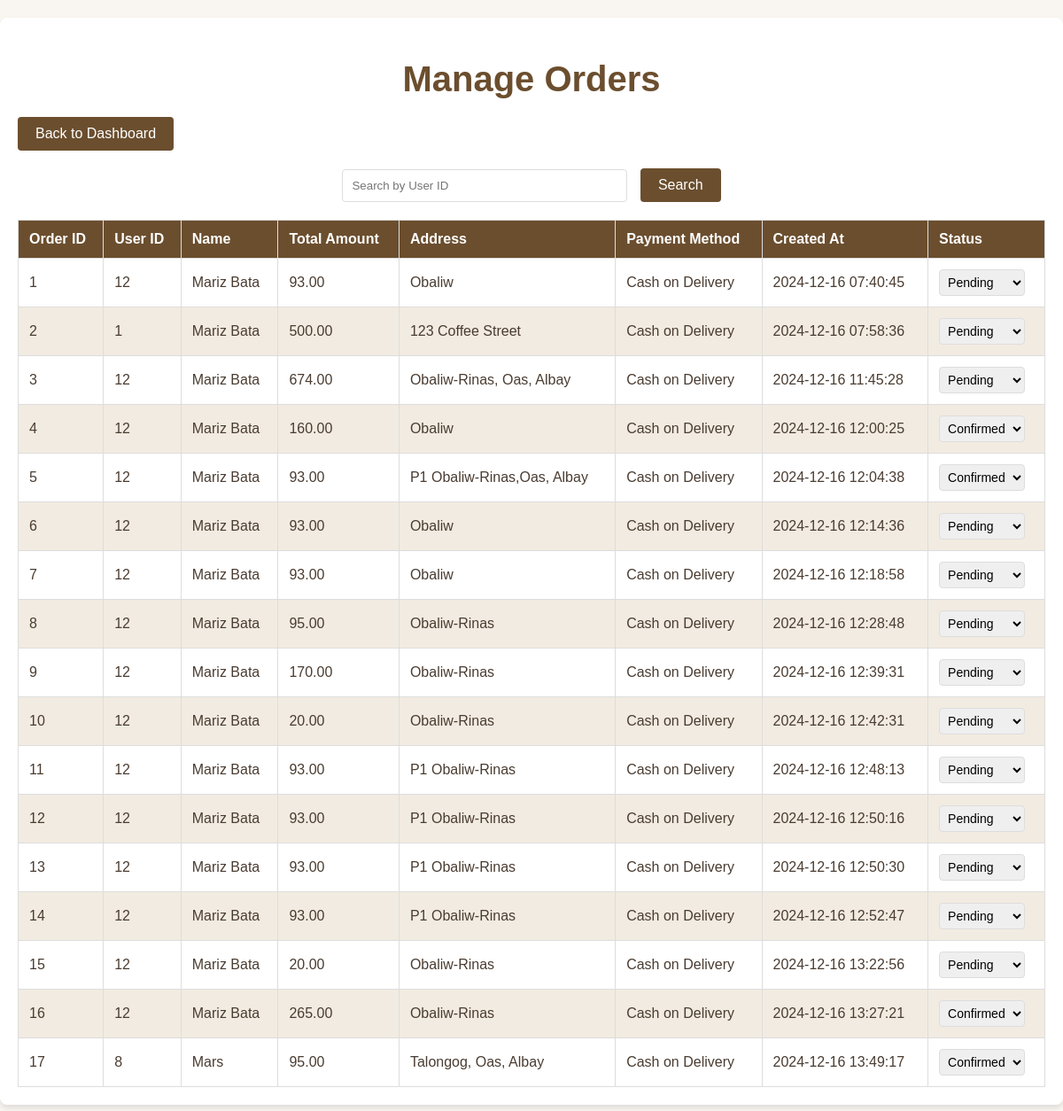
The page /admin/manage_items.php on the database its author committed.
### tables this page shows
CREATE TABLE `orders` (
  `order_id` int(11) NOT NULL,
  `item_id` int(11) DEFAULT NULL,
  `user_id` int(11) NOT NULL,
  `total_amount` decimal(10,2) NOT NULL,
  `name` varchar(255) NOT NULL,
  `address` text NOT NULL,
  `payment_method` enum('Cash on Delivery') NOT NULL,
  `created_at` timestamp NOT NULL DEFAULT current_timestamp(),
  `status` enum('Pending','Confirmed','Delivered') NOT NULL DEFAULT 'Pending'
);

### admin/manage_items.php (the view, shortened to what this page needs)
<?php
include '../db_config.php';
?>
<!DOCTYPE html>
<html lang="en">
<head>
</head>
<body>
    <div class="container">
        <h1>Manage Orders</h1>
        <a href="index.php" class="btn-back">Back to Dashboard</a>
        <div class="search-bar">
            <form method="GET">
                <input
                    type="text"
                    name="search"
                    placeholder="Search by User ID"
                    value="<?php echo isset($_GET['search']) ? htmlspecialchars($_GET['search']) : ''; ?>">
                <button type="submit">Search</button>
            </form>
        </div>
        <table>
            <thead>
                <tr>
                    <th>Order ID</th>
                    <th>User ID</th>
                    <th>Name</th>
                    <th>Total Amount</th>
                    <th>Address</th>
                    <th>Payment Method</th>
                    <th>Created At</th>
                    <th>Status</th>
                </tr>
            </thead>
            <tbody>
                <?php
                $sql = "SELECT * FROM orders";
                if (isset($_GET['search']) && !empty($_GET['search'])) {
                    $search = htmlspecialchars($_GET['search']);
                    $sql .= " WHERE user_id LIKE :search";
                    $stmt = $conn->prepare($sql);
                    $stmt->execute([':search' => "%$search%"]);
                } else {
                    $stmt = $conn->query($sql);
                }
                if ($stmt->rowCount() > 0) {
                    while ($row = $stmt->fetch(PDO::FETCH_ASSOC)) {
                        echo "<tr>
                                <td>{$row['order_id']}</td>
                                <td>{$row['user_id']}</td>
                                <td>{$row['name']}</td>
                                <td>{$row['total_amount']}</td>
                                <td>{$row['address']}</td>
                                <td>{$row['payment_method']}</td>
                                <td>{$row['created_at']}</td>
                                <td>
                                    <select onchange=\"updateStatus('{$row['order_id']}', this)\">
                                        <option value='Pending'" . ($row['status'] == 'Pending' ? ' selected' : '') . ">Pending</option>
                                        <option value='Confirmed'" . ($row['status'] == 'Confirmed' ? ' selected' : '') . ">Confirmed</option>
                                        <option value='Delivered'" . ($row['status'] == 'Delivered' ? ' selected' : '') . ">Delivered</option>
                                    </select>
                                </td>
                              </tr>";
                    }
                } else {
                    echo "<tr><td colspan='8'>No orders found</td></tr>";
                }
                ?>
            </tbody>
        </table>
    </div>
</body>
</html>

### admin/manage_items.php (style rules this page uses)
body { font-family: 'Arial', sans-serif; background-color: #f9f5f0; color: #4a3c31; margin: 0; padding: 0; }
.container { max-width: 1200px; margin: 20px auto; padding: 20px; background: #fff; border-radius: 8px; box-shadow: 0 4px 6px rgba(0, 0, 0, 0.1); }
h1 { text-align: center; font-size: 2.5em; margin-bottom: 20px; color: #6b4e2e; }
.search-bar { display: flex; justify-content: center; margin-bottom: 20px; }
.search-bar input { padding: 10px; width: 300px; border: 1px solid #ddd; border-radius: 4px; margin-right: 10px; }
.search-bar button { padding: 10px 20px; font-size: 16px; color: #fff; background-color: #6b4e2e; border: none; border-radius: 4px; cursor: pointer; }
table { width: 100%; border-collapse: collapse; margin-top: 20px; }
table, th, td { border: 1px solid #ddd; }
th, td { padding: 12px; text-align: left; }
th { background-color: #6b4e2e; color: #fff; }
tr:nth-child(even) { background-color: #f2ebe1; }
select { padding: 5px; font-size: 14px; border: 1px solid #ddd; border-radius: 4px; }
.btn-back { display: inline-block; margin-bottom: 20px; padding: 10px 20px; font-size: 16px; color: #fff; background-color: #6b4e2e; border: none; border-radius: 4px; text-decoration: none; text-align: center; cursor: pointer; }

### rows shown on the page
orders: order_id "1", user "12", name "Mariz Bata", total_amount "93.00", address "Obaliw", payment_method "Cash on Delivery", created_at "2024-12-16 07:40:45", status+order_id "Pending"
orders: order_id "2", user "1", name "Mariz Bata", total_amount "500.00", address "123 Coffee Street", payment_method "Cash on Delivery", created_at "2024-12-16 07:58:36", status+order_id "Pending"
orders: order_id "3", user "12", name "Mariz Bata", total_amount "674.00", address "Obaliw-Rinas, Oas, Albay", payment_method "Cash on Delivery", created_at "2024-12-16 11:45:28", status+order_id "Pending"
orders: order_id "4", user "12", name "Mariz Bata", total_amount "160.00", address "Obaliw", payment_method "Cash on Delivery", created_at "2024-12-16 12:00:25", status+order_id "Confirmed"
orders: order_id "5", user "12", name "Mariz Bata", total_amount "93.00", address "P1 Obaliw-Rinas,Oas, Albay", payment_method "Cash on Delivery", created_at "2024-12-16 12:04:38", status+order_id "Confirmed"
orders: order_id "6", user "12", name "Mariz Bata", total_amount "93.00", address "Obaliw", payment_method "Cash on Delivery", created_at "2024-12-16 12:14:36", status+order_id "Pending"
orders: order_id "7", user "12", name "Mariz Bata", total_amount "93.00", address "Obaliw", payment_method "Cash on Delivery", created_at "2024-12-16 12:18:58", status+order_id "Pending"
orders: order_id "8", user "12", name "Mariz Bata", total_amount "95.00", address "Obaliw-Rinas", payment_method "Cash on Delivery", created_at "2024-12-16 12:28:48", status+order_id "Pending"
orders: order_id "9", user "12", name "Mariz Bata", total_amount "170.00", address "Obaliw-Rinas", payment_method "Cash on Delivery", created_at "2024-12-16 12:39:31", status+order_id "Pending"
orders: order_id "10", user "12", name "Mariz Bata", total_amount "20.00", address "Obaliw-Rinas", payment_method "Cash on Delivery", created_at "2024-12-16 12:42:31", status+order_id "Pending"
orders: order_id "11", user "12", name "Mariz Bata", total_amount "93.00", address "P1 Obaliw-Rinas", payment_method "Cash on Delivery", created_at "2024-12-16 12:48:13", status+order_id "Pending"
orders: order_id "12", user "12", name "Mariz Bata", total_amount "93.00", address "P1 Obaliw-Rinas", payment_method "Cash on Delivery", created_at "2024-12-16 12:50:16", status+order_id "Pending"
orders: order_id "13", user "12", name "Mariz Bata", total_amount "93.00", address "P1 Obaliw-Rinas", payment_method "Cash on Delivery", created_at "2024-12-16 12:50:30", status+order_id "Pending"
orders: order_id "14", user "12", name "Mariz Bata", total_amount "93.00", address "P1 Obaliw-Rinas", payment_method "Cash on Delivery", created_at "2024-12-16 12:52:47", status+order_id "Pending"
orders: order_id "15", user "12", name "Mariz Bata", total_amount "20.00", address "Obaliw-Rinas", payment_method "Cash on Delivery", created_at "2024-12-16 13:22:56", status+order_id "Pending"
orders: order_id "16", user "12", name "Mariz Bata", total_amount "265.00", address "Obaliw-Rinas", payment_method "Cash on Delivery", created_at "2024-12-16 13:27:21", status+order_id "Confirmed"
orders: order_id "17", user "8", name "Mars", total_amount "95.00", address "Talongog, Oas, Albay", payment_method "Cash on Delivery", created_at "2024-12-16 13:49:17", status+order_id "Confirmed"
